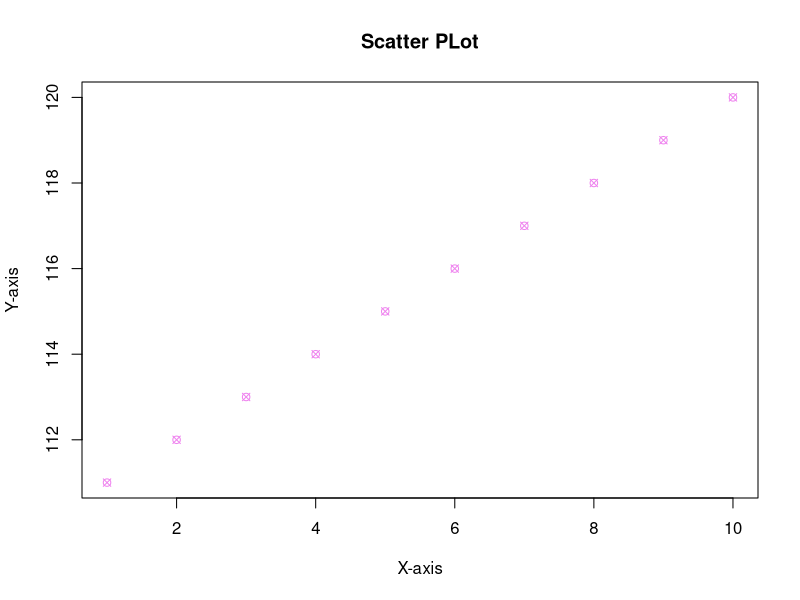
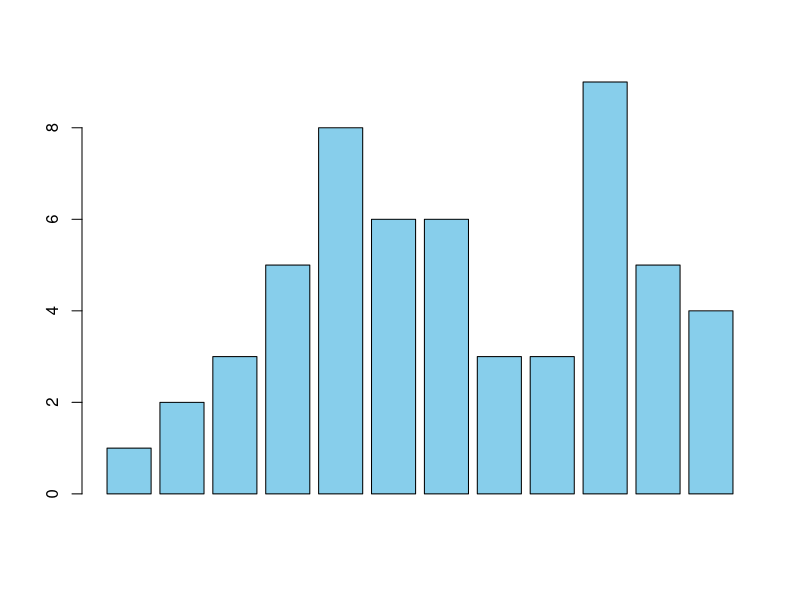
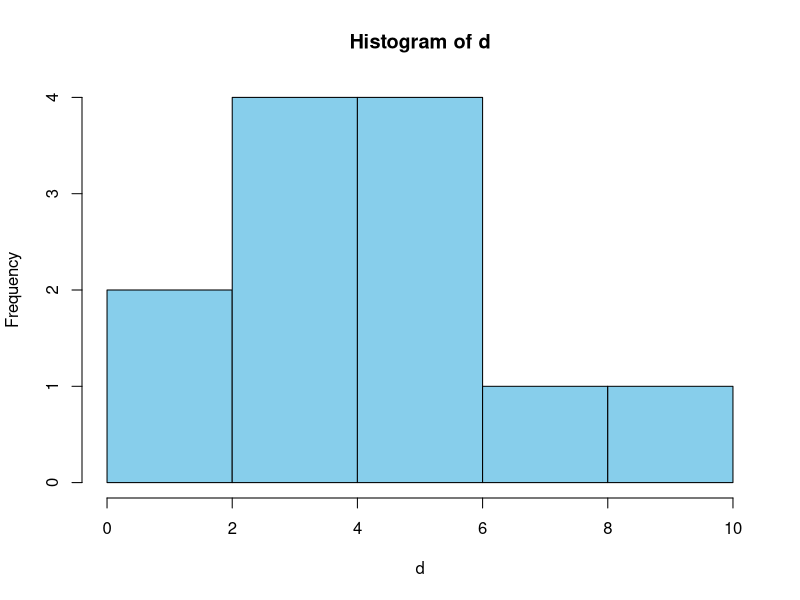

Reproduce these figures in R, in order.
#VISUALISATION

#scatter PLot
# to get all the colors colours()
x <- 1:10
y <- 111:120
#12-13 different designs
plot(x,y, col = "violet",pch = 13, main = "Scatter PLot", xlab = "X-axis", ylab = "Y-axis")

d <- c(1,2,3,5,8,6,6,3,3,9,5,4)
barplot(d,col="skyblue")
#histogram shows the frequency of occurence of each data point
hist(d,col="skyblue")















